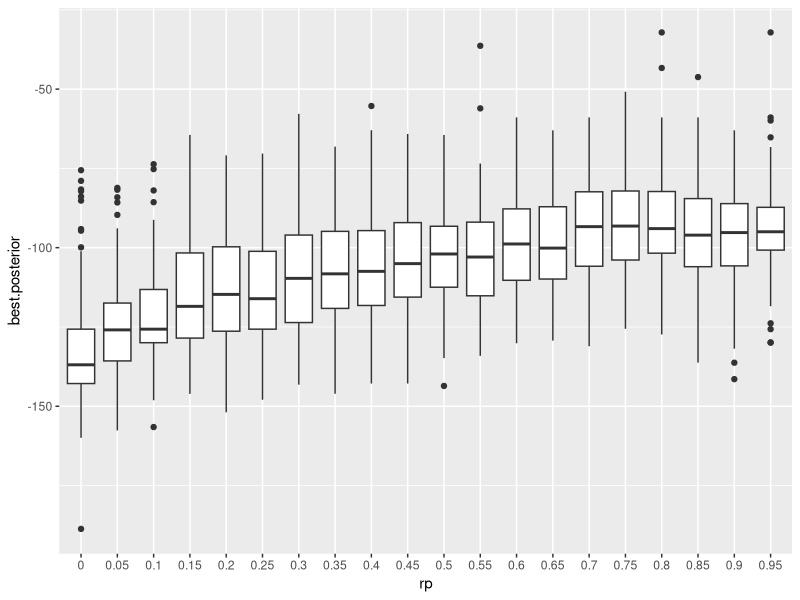

Generate this figure with R:
library(ggplot2)

d <- read.table("o.txt", header=F)
names(d) <- c("rp", "best.posterior", "h")
d$rp <- as.factor(d$rp)

ggplot(d, aes(x=rp, y=best.posterior)) +
	geom_boxplot()
	
